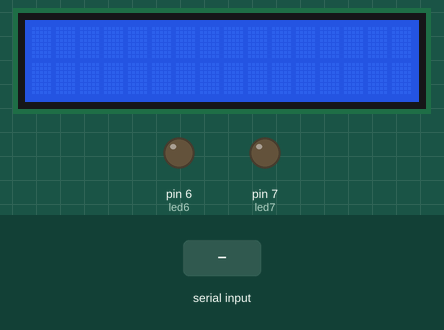
A sketch run on a simulated Arduino Uno, built with avr-gcc and run on an emulated ATmega328P. Shown: 16×2 character LCD, output pins drawn as LEDs (lit = HIGH). Inputs (shaded band) come from the test bench.

Above: at 1.2 s.
1.3 s: "1" received over Serial
At 2.8 s:
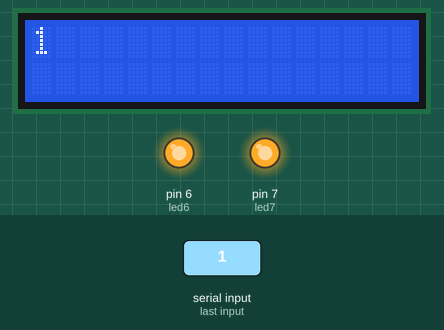
4.3 s: "0" received over Serial
At 7.0 s:
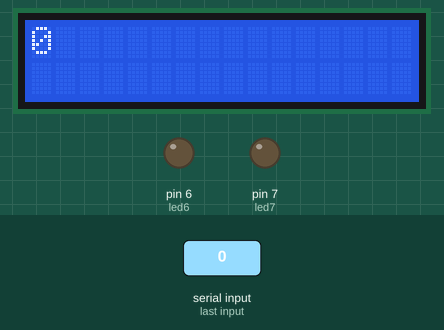
7.3 s: "2" received over Serial
At 8.6 s:
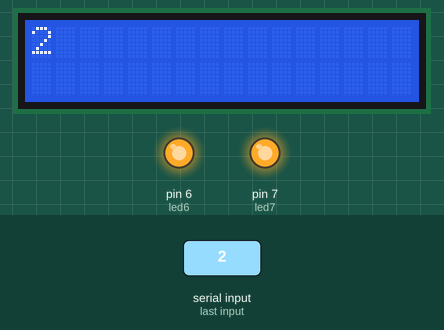
Timing chart, 0 to 10.8 s (numbered marks = the images above; inputs shaded):
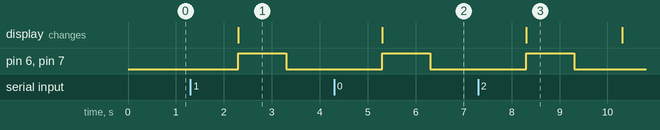

Measured:
- after the input at 1.3 s, pin 6 (led6), pin 7 (led7): LOW → HIGH after 1.0 s, → LOW 1.0 s later; the display: changes after 1.0 s (image 1)
- after the input at 4.3 s, pin 6 (led6), pin 7 (led7): LOW → HIGH after 1.0 s, → LOW 1.0 s later; the display: changes after 1.0 s (image 2)
- after the input at 7.3 s, pin 6 (led6), pin 7 (led7): LOW → HIGH after 1.0 s, → LOW 1.0 s later; the display: changes after 1.0 s (image 3)

The sketch:

read_show.ino
```cpp
// include the library code:
#include <LiquidCrystal.h>

// initialize the library by associating any needed LCD interface pin
// with the arduino pin number it is connected to
const int rs = 12, en = 11, d4 = 5, d5 = 4, d6 = 3, d7 = 2;
LiquidCrystal lcd(rs, en, d4, d5, d6, d7);
String read;
//salida raya
int led6 = 6;
//salida punto
int led7 = 7;
void setup() {
  // set up the LCD's number of columns and rows
  pinMode(led6, OUTPUT);
  pinMode(led7, OUTPUT);
  lcd.begin(16, 2);
  // Print a message to the LCD.
  Serial.begin(9600);


}

void loop() {
  // set the cursor to column 0, line 1
  // (note: line 1 is the second row, since counting begins with 0):
  while(Serial.available()==0){
    lcd.clear();
  }
  read = Serial.readString();
  lcd.print(read);
  lcd.setCursor(0, 0);
  digitalWrite(led6, HIGH);
  digitalWrite(led7, HIGH);
  delay(1000);
  digitalWrite(led6, LOW);
  digitalWrite(led7, LOW);
  delay(1000);

}
```
